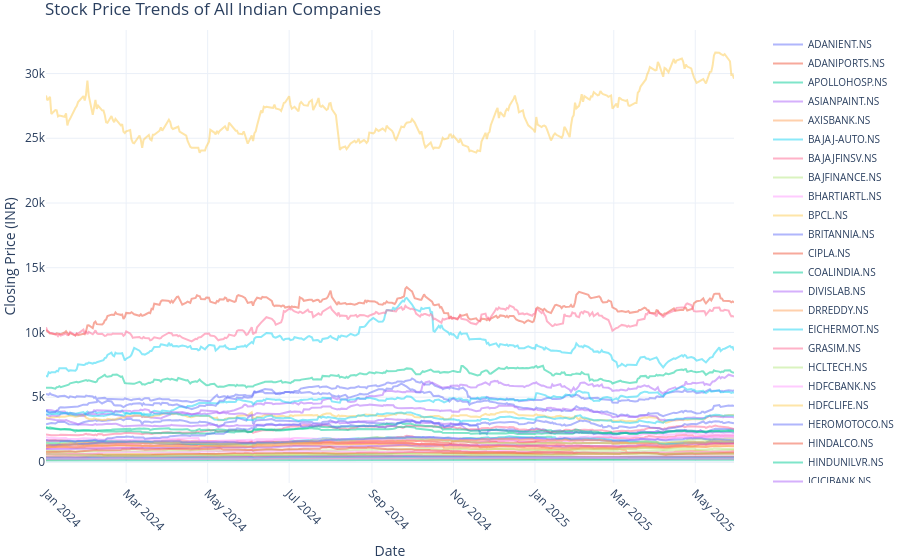

The notebook cell saved with this chart:
### Markdown cell above
## Stock Price Trends

### Code cell
import plotly.graph_objs as go
import plotly.express as px

fig = go.Figure()

for company in data.columns[1:]:
    fig.add_trace(go.Scatter(x=data['Date'], y=data[company],
                             mode='lines',
                             name=company,
                             opacity=0.5))

fig.update_layout(
    title='Stock Price Trends of All Indian Companies',
    xaxis_title='Date',
    yaxis_title='Closing Price (INR)',
    xaxis=dict(tickangle=45),
    legend=dict(
        x=1.05,
        y=1,
        traceorder="normal",
        font=dict(size=10),
        orientation="v"
    ),
    margin=dict(l=0, r=0, t=30, b=0),
    hovermode='x',
    template='plotly_white'
)

fig.show()

### Figure 1 — Plotly figure (JSON) as saved in the notebook; plotly's stock layout.template omitted (floating-point values rounded to 4 significant figures; data arrays with more than 128 entries replaced by an {"elided": "..."} marker saying what was removed)
{"data": [{"mode": "lines", "name": "ADANIENT.NS", "opacity": 0.5, "type": "scatter", "x": {"elided": "348 str values"}, "y": {"elided": "348 float values"}}, {"mode": "lines", "name": "ADANIPORTS.NS", "opacity": 0.5, "type": "scatter", "x": {"elided": "348 str values"}, "y": {"elided": "348 float values"}}, {"mode": "lines", "name": "APOLLOHOSP.NS", "opacity": 0.5, "type": "scatter", "x": {"elided": "348 str values"}, "y": {"elided": "348 float values"}}, {"mode": "lines", "name": "ASIANPAINT.NS", "opacity": 0.5, "type": "scatter", "x": {"elided": "348 str values"}, "y": {"elided": "348 float values"}}, {"mode": "lines", "name": "AXISBANK.NS", "opacity": 0.5, "type": "scatter", "x": {"elided": "348 str values"}, "y": {"elided": "348 float values"}}, {"mode": "lines", "name": "BAJAJ-AUTO.NS", "opacity": 0.5, "type": "scatter", "x": {"elided": "348 str values"}, "y": {"elided": "348 float values"}}, {"mode": "lines", "name": "BAJAJFINSV.NS", "opacity": 0.5, "type": "scatter", "x": {"elided": "348 str values"}, "y": {"elided": "348 float values"}}, {"mode": "lines", "name": "BAJFINANCE.NS", "opacity": 0.5, "type": "scatter", "x": {"elided": "348 str values"}, "y": {"elided": "348 float values"}}, {"mode": "lines", "name": "BHARTIARTL.NS", "opacity": 0.5, "type": "scatter", "x": {"elided": "348 str values"}, "y": {"elided": "348 float values"}}, {"mode": "lines", "name": "BPCL.NS", "opacity": 0.5, "type": "scatter", "x": {"elided": "348 str values"}, "y": {"elided": "348 float values"}}, {"mode": "lines", "name": "BRITANNIA.NS", "opacity": 0.5, "type": "scatter", "x": {"elided": "348 str values"}, "y": {"elided": "348 float values"}}, {"mode": "lines", "name": "CIPLA.NS", "opacity": 0.5, "type": "scatter", "x": {"elided": "348 str values"}, "y": {"elided": "348 float values"}}, {"mode": "lines", "name": "COALINDIA.NS", "opacity": 0.5, "type": "scatter", "x": {"elided": "348 str values"}, "y": {"elided": "348 float values"}}, {"mode": "lines", "name": "DIVISLAB.NS", "opacity": 0.5, "type": "scatter", "x": {"elided": "348 str values"}, "y": {"elided": "348 float values"}}, {"mode": "lines", "name": "DRREDDY.NS", "opacity": 0.5, "type": "scatter", "x": {"elided": "348 str values"}, "y": {"elided": "348 float values"}}, {"mode": "lines", "name": "EICHERMOT.NS", "opacity": 0.5, "type": "scatter", "x": {"elided": "348 str values"}, "y": {"elided": "348 float values"}}, {"mode": "lines", "name": "GRASIM.NS", "opacity": 0.5, "type": "scatter", "x": {"elided": "348 str values"}, "y": {"elided": "348 float values"}}, {"mode": "lines", "name": "HCLTECH.NS", "opacity": 0.5, "type": "scatter", "x": {"elided": "348 str values"}, "y": {"elided": "348 float values"}}, {"mode": "lines", "name": "HDFCBANK.NS", "opacity": 0.5, "type": "scatter", "x": {"elided": "348 str values"}, "y": {"elided": "348 float values"}}, {"mode": "lines", "name": "HDFCLIFE.NS", "opacity": 0.5, "type": "scatter", "x": {"elided": "348 str values"}, "y": {"elided": "348 float values"}}, {"mode": "lines", "name": "HEROMOTOCO.NS", "opacity": 0.5, "type": "scatter", "x": {"elided": "348 str values"}, "y": {"elided": "348 float values"}}, {"mode": "lines", "name": "HINDALCO.NS", "opacity": 0.5, "type": "scatter", "x": {"elided": "348 str values"}, "y": {"elided": "348 float values"}}, {"mode": "lines", "name": "HINDUNILVR.NS", "opacity": 0.5, "type": "scatter", "x": {"elided": "348 str values"}, "y": {"elided": "348 float values"}}, {"mode": "lines", "name": "ICICIBANK.NS", "opacity": 0.5, "type": "scatter", "x": {"elided": "348 str values"}, "y": {"elided": "348 float values"}}, {"mode": "lines", "name": "INDUSINDBK.NS", "opacity": 0.5, "type": "scatter", "x": {"elided": "348 str values"}, "y": {"elided": "348 float values"}}, {"mode": "lines", "name": "INFY.NS", "opacity": 0.5, "type": "scatter", "x": {"elided": "348 str values"}, "y": {"elided": "348 float values"}}, {"mode": "lines", "name": "ITC.NS", "opacity": 0.5, "type": "scatter", "x": {"elided": "348 str values"}, "y": {"elided": "348 float values"}}, {"mode": "lines", "name": "JSWSTEEL.NS", "opacity": 0.5, "type": "scatter", "x": {"elided": "348 str values"}, "y": {"elided": "348 float values"}}, {"mode": "lines", "name": "KOTAKBANK.NS", "opacity": 0.5, "type": "scatter", "x": {"elided": "348 str values"}, "y": {"elided": "348 float values"}}, {"mode": "lines", "name": "LT.NS", "opacity": 0.5, "type": "scatter", "x": {"elided": "348 str values"}, "y": {"elided": "348 float values"}}, {"mode": "lines", "name": "M&M.NS", "opacity": 0.5, "type": "scatter", "x": {"elided": "348 str values"}, "y": {"elided": "348 float values"}}, {"mode": "lines", "name": "MARUTI.NS", "opacity": 0.5, "type": "scatter", "x": {"elided": "348 str values"}, "y": {"elided": "348 float values"}}, {"mode": "lines", "name": "NESTLEIND.NS", "opacity": 0.5, "type": "scatter", "x": {"elided": "348 str values"}, "y": {"elided": "348 float values"}}, {"mode": "lines", "name": "NTPC.NS", "opacity": 0.5, "type": "scatter", "x": {"elided": "348 str values"}, "y": {"elided": "348 float values"}}, {"mode": "lines", "name": "ONGC.NS", "opacity": 0.5, "type": "scatter", "x": {"elided": "348 str values"}, "y": {"elided": "348 float values"}}, {"mode": "lines", "name": "POWERGRID.NS", "opacity": 0.5, "type": "scatter", "x": {"elided": "348 str values"}, "y": {"elided": "348 float values"}}, {"mode": "lines", "name": "RELIANCE.NS", "opacity": 0.5, "type": "scatter", "x": {"elided": "348 str values"}, "y": {"elided": "348 float values"}}, {"mode": "lines", "name": "SBILIFE.NS", "opacity": 0.5, "type": "scatter", "x": {"elided": "348 str values"}, "y": {"elided": "348 float values"}}, {"mode": "lines", "name": "SBIN.NS", "opacity": 0.5, "type": "scatter", "x": {"elided": "348 str values"}, "y": {"elided": "348 float values"}}, {"mode": "lines", "name": "SHREECEM.NS", "opacity": 0.5, "type": "scatter", "x": {"elided": "348 str values"}, "y": {"elided": "348 float values"}}, {"mode": "lines", "name": "SUNPHARMA.NS", "opacity": 0.5, "type": "scatter", "x": {"elided": "348 str values"}, "y": {"elided": "348 float values"}}, {"mode": "lines", "name": "TATAMOTORS.NS", "opacity": 0.5, "type": "scatter", "x": {"elided": "348 str values"}, "y": {"elided": "348 float values"}}, {"mode": "lines", "name": "TATASTEEL.NS", "opacity": 0.5, "type": "scatter", "x": {"elided": "348 str values"}, "y": {"elided": "348 float values"}}, {"mode": "lines", "name": "TCS.NS", "opacity": 0.5, "type": "scatter", "x": {"elided": "348 str values"}, "y": {"elided": "348 float values"}}, {"mode": "lines", "name": "TECHM.NS", "opacity": 0.5, "type": "scatter", "x": {"elided": "348 str values"}, "y": {"elided": "348 float values"}}, {"mode": "lines", "name": "TITAN.NS", "opacity": 0.5, "type": "scatter", "x": {"elided": "348 str values"}, "y": {"elided": "348 float values"}}, {"mode": "lines", "name": "ULTRACEMCO.NS", "opacity": 0.5, "type": "scatter", "x": {"elided": "348 str values"}, "y": {"elided": "348 float values"}}, {"mode": "lines", "name": "UPL.NS", "opacity": 0.5, "type": "scatter", "x": {"elided": "348 str values"}, "y": {"elided": "348 float values"}}, {"mode": "lines", "name": "WIPRO.NS", "opacity": 0.5, "type": "scatter", "x": {"elided": "348 str values"}, "y": {"elided": "348 float values"}}], "layout": {"hovermode": "x", "legend": {"font": {"size": 10}, "orientation": "v", "traceorder": "normal", "x": 1.05, "y": 1}, "margin": {"b": 0, "l": 0, "r": 0, "t": 30}, "title": {"text": "Stock Price Trends of All Indian Companies"}, "xaxis": {"tickangle": 45, "title": {"text": "Date"}}, "yaxis": {"title": {"text": "Closing Price (INR)"}}}}
